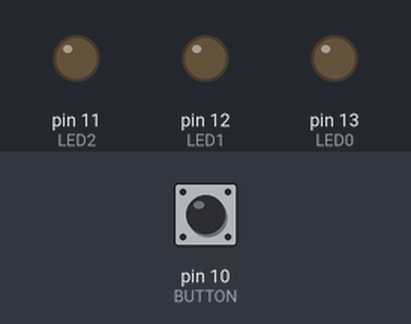
Bench run of a sketch on a simulated Arduino Uno, built with avr-gcc and run on an emulated ATmega328P. Parts: output pins drawn as LEDs (lit = HIGH). Inputs (shaded band) come from the test bench; at power-on: pin 10 (BUTTON) LOW.

Above: at 1.2 s.
1.3 s: pin 10 (BUTTON) pulled HIGH for 0.15 s
At 2.2 s:
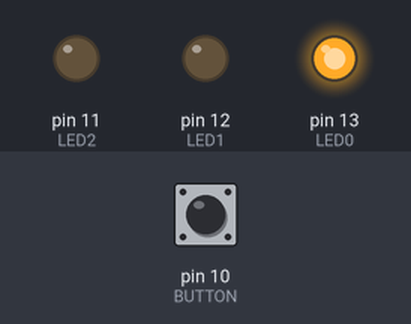
2.9 s: pin 10 (BUTTON) pulled HIGH for 1 s
At 3.4 s:
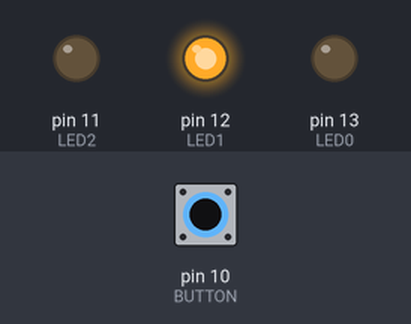
5.4 s: pin 10 (BUTTON) pulled HIGH for 0.15 s
At 6.5 s:
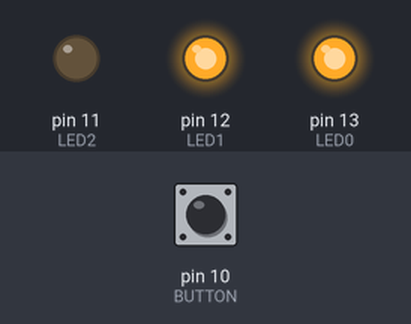
7.0 s: pin 10 (BUTTON) pulled HIGH for 3.2 s
At 7.7 s:
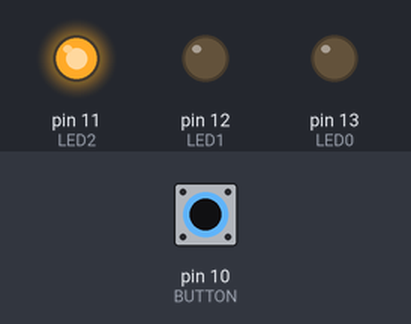
11.7 s: pin 10 (BUTTON) pulled HIGH for 0.15 s
At 12.5 s:
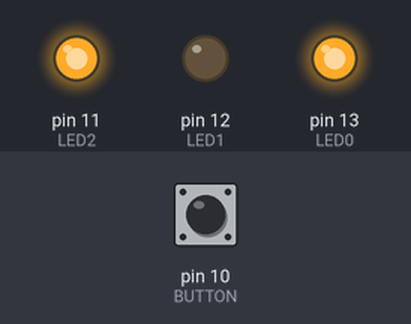
13.3 s: pin 10 (BUTTON) pulled HIGH for 1 s
At 13.7 s:
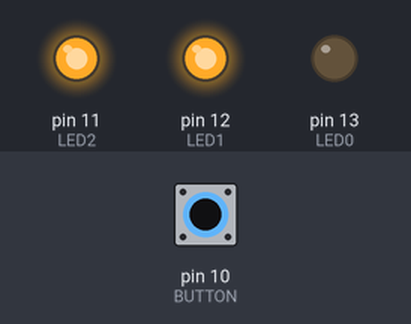
Timing chart, 0 to 16.3 s (numbered marks = the images above; inputs shaded):
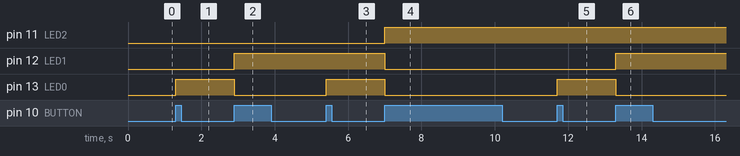

The sketch:

counter.ino
```cpp
#define LED0 13
#define LED1 12
#define LED2 11
#define BUTTON 10
#define DEBOUNCE_DELAY 50

int ledState = LOW;
int previousReading = LOW;
long lastDebounce = 0;
int counter = 0;

void setup() {
    initializeLed(LED0);
    initializeLed(LED1);
    initializeLed(LED2);
    pinMode(BUTTON, INPUT);
}

void initializeLed(int pin) {
    pinMode(pin, OUTPUT);
    digitalWrite(pin, LOW);
}

void loop() {
    int reading = digitalRead(BUTTON);

    if (reading != previousReading && millis() - lastDebounce > DEBOUNCE_DELAY) {
        lastDebounce = millis();

        if (reading == HIGH) {
            counter++;
            displayCounterValue();
        }
    }

    previousReading = reading;
}

void displayCounterValue() {
    digitalWrite(LED0, bitRead(counter, 0));
    digitalWrite(LED1, bitRead(counter, 1));
    digitalWrite(LED2, bitRead(counter, 2));
}
```

Measured:
- after the input at 1.3 s, pin 13 (LED0): LOW → HIGH at once
- after the input at 2.9 s, pin 12 (LED1): LOW → HIGH at once; pin 13 (LED0): HIGH → LOW at once
- after the input at 5.4 s, pin 13 (LED0): LOW → HIGH at once
- after the input at 7.0 s, pin 11 (LED2): LOW → HIGH at once; pin 12 (LED1), pin 13 (LED0): HIGH → LOW at once
- after the input at 11.7 s, pin 13 (LED0): LOW → HIGH at once
- after the input at 13.3 s, pin 12 (LED1): LOW → HIGH at once; pin 13 (LED0): HIGH → LOW at once
